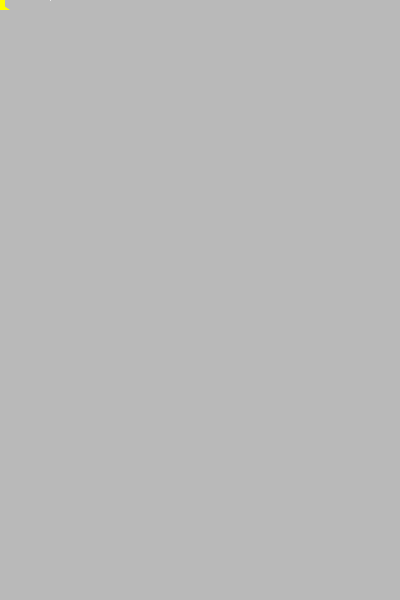
Frame 1 (no input)
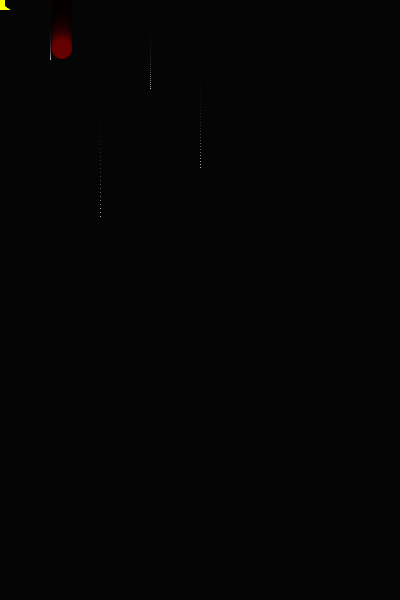
Frame 60 (the mouse pressed at the canvas centre just before this capture)
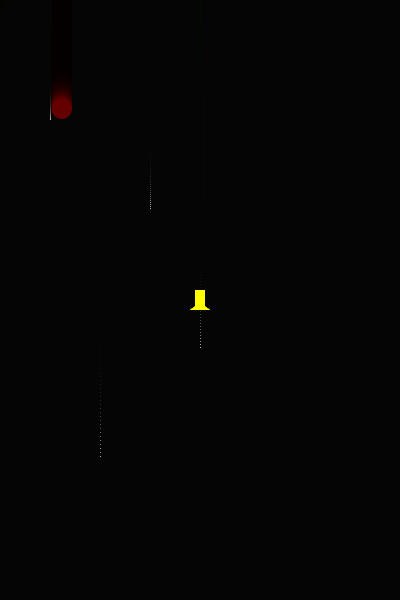
Frame 120 (the mouse held since frame 60 and released just before this capture)

The Processing sketch that drew these frames (run headless with seeded random() and noise(); from frame 60 on, the mouse is pressed at the canvas centre):

// Processing sketch: processing_54476
// ── processing_54476.pde

//declaration of variables to be used
boolean shot=false;
boolean alive=true;
int shotPosX=0;
int shotPosY=0;
float ball1X = random(0,width-20);
float ball1Y = -20;
float ball2X = random(0,width-20);
float ball2Y = -30;
float ball3X = random(0,width-20);
float ball3Y = -50;
float ballspd = 1;
int score = 0;
int hiscore = 0;
boolean c = true;

//starfield x,y values
float s1x = 50;
float s1y = 0;
float s2x = 200;
float s2y = -10;
float s3x = 100;
float s3y = -20;
float s4x = 400;
float s4y = -5;
float s5x = 150;
float s5y = -30;


//initial setup of screen size and anti-aliasing
void setup(){
  size(400,600);
  //drawing using corners of the bounding box of ellipses
  ellipseMode(CORNERS);
  smooth();
}

//time to animate!
void draw(){
  //framerate, bigger number for faster, smaller for slower
  frameRate(60);
  //redrawing the black space background
  noStroke();
  //opacity affected to give risidual trail
  fill(0,24);
  rectMode(CORNER);
  rect(0,0,width,height);
  
  
  
  //creating the starfield
  //each star is white and travels at different speeds
  stroke(255);
  strokeWeight(1);
  //when they reach the bottom, they respawn at the top in a random position
  if(s1y < height){
    point(s1x,s1y);
    s1y++;
  }else{
    s1x=random(0,width);
    s1y=0;
  }
  if(s2y < height){
    point(s2x,s2y);
    s2y+=3;
  }else{
    s2x=random(0,width);
    s2y=0;
  }
  if(s3y < height){
    point(s3x,s3y);
    s3y+=4;
  }else{
    s3x=random(0,width);
    s3y=0;
  }
  if(s4y < height){
    point(s4x,s4y);
    s4y++;
  }else{
    s4x=random(0,width);
    s4y=-10;
  }
  if(s5y < height){
    point(s5x,s5y);
    s5y+=2;
  }else{
    s5x=random(0,width);
    s5y=0;
  }

  
  
  
  
  
  //if the player is alive, draw the spaceship
  if(alive==true){
    //Drawing the Spaceship
    fill(255,255,0);
    noStroke();
    rectMode(CENTER);
    //body
    rect(mouseX,mouseY, 10, 20);
    //fins
    triangle(mouseX,mouseY+3,mouseX+10,mouseY+10,mouseX-10,mouseY+10);
  
    //Drawing the lazer shot if clicked
    if(shot==true){
      strokeWeight(1);
      stroke(0,255,0);
      line(shotPosX,shotPosY,shotPosX,shotPosY-10);
      shotPosY-=10;
      if(shotPosY<-5){
        shot=false;
      }
    }
    
    //collision check with asteroid 1 (basically if mouseX and mouseY fall in bounding box of asteroid
    if(mouseX > ball1X){
      if(mouseY > ball1Y){
        if(mouseX < ball1X+20){
          if(mouseY < ball1Y+20){
            alive=false;
            //draw an explosion when it hits
            fill(255,255,0);
            stroke(255,0,0);
            strokeWeight(10);
            ellipseMode(CENTER);
            ellipse(pmouseX,pmouseY,40,40);
            ellipseMode(CORNERS);
            noStroke();
            //display end message and score
            println("You are dead!");
            println("Asteroids shot: " + score +".");
            if(score>hiscore){
              hiscore = score;
              println("New Highscore!");
            }else{
              println("Highscore: " + hiscore);
            }
          }
        }
      }
    }
    //collision check with asteroid 2
    if(mouseX > ball2X){
      if(mouseY > ball2Y){
        if(mouseX < ball2X+20){
          if(mouseY < ball2Y+20){
            alive=false;
            println("You are dead!");
            //display end message and score
            println("Asteroids shot: " + score +".");
            if(score>hiscore){
              hiscore = score;
              println("New Highscore!");
            }else{
              println("Highscore: " + hiscore);
            }
          }
        }
      }
    }
    //collision check with asteroid 3
    if(mouseX > ball3X){
      if(mouseY > ball3Y){
        if(mouseX < ball3X+20){
          if(mouseY < ball3Y+20){
            alive=false;
            println("You are dead!");
            //display end message and score
            println("Asteroids shot: " + score +".");
            if(score>hiscore){
              hiscore = score;
              println("New Highscore!");
            }else{
              println("Highscore: " + hiscore);
            }
          }
        }
      }
    }
  }
  
  
  
  //Drawing asteroids
  //asteroid 1
  fill(100,0,0);
  noStroke();
  if(ball1Y < height){
    ellipse(ball1X, ball1Y, ball1X+20, ball1Y+20);
    ball1Y+=ballspd;
  }else{
    ball1X=random(0,width-20);
    ball1Y=-20;
  }
  //add another asteroid when doing well
  if(score>10){
    //asteroid 2
    fill(150,0,0);
    noStroke();
    if(ball2Y < height){
      ellipse(ball2X, ball2Y, ball2X+20, ball2Y+20);
      ball2Y+=ballspd+3;
    }else{
      ball2X=random(0,width-20);
      ball2Y=-20;
    }
  }
  //add third asteroid when doing well
  if(score>20){
    //asteroid 3
    fill(150,50,50);
    noStroke();
    if(ball3Y < height){
      ellipse(ball3X, ball3Y, ball3X+20, ball3Y+20);
      ball3Y+=ballspd+5;
    }else{
      ball3X=random(0,width-20);
      ball3Y=-20;
    }
  }
  //speed increases as score goes up
  if(score>30){
    ballspd=4;
    if(score>35){
      ballspd=5;
      if(score>40){
        ballspd=6;
      }
    }
  }
  
  
  
  
  //detecting collision of lazer and asteroid
  if(shotPosX > ball1X){
    if(shotPosY > ball1Y){
      if(shotPosX < ball1X+20){
        if(shotPosY < ball1Y+20){
          //draw an explosion when it hits
          fill(255,0,0);
          stroke(255,255,0);
          strokeWeight(10);
          ellipse(ball1X,ball1Y,ball1X+20,ball1Y+20);
          //reset the location of asteroid
          ball1X=random(0,width-20);
          ball1Y=-20;
          //increase the score
          score++;
        }
      }
    }
  }
  if(shotPosX > ball2X){
    if(shotPosY > ball2Y){
      if(shotPosX < ball2X+20){
        if(shotPosY < ball2Y+20){
          //draw an explosion when it hits
          fill(255,0,0);
          stroke(255,255,0);
          strokeWeight(10);
          ellipse(ball2X,ball2Y,ball2X+20,ball2Y+20);
          //reset the location of asteroid
          ball2X=random(0,width-20);
          ball2Y=-20;
          //increase the score
          score++;
        }
      }
    }
    if(shotPosX > ball3X){
      if(shotPosY > ball3Y){
        if(shotPosX < ball3X+20){
          if(shotPosY < ball3Y+20){
            //draw an explosion when it hits
            fill(255,0,0);
            stroke(255,255,0);
            strokeWeight(10);
            ellipse(ball3X,ball3Y,ball3X+20,ball3Y+20);
            //reset the location of asteroid
            ball3X=random(0,width-20);
            ball3Y=-20;
            //increase the score
            score++;
          }
        }
      }
    }
  }
}


//for shooting
void mousePressed(){
  //while the player is still alive
  if(alive==true){
    //and if there are no shots on ths creen
    if(shot==false){
      //sets the initial position of the lazer
      shot=true;
      shotPosY=mouseY+10;
      shotPosX=mouseX;
    }
  }
}



//for resetting life
void keyPressed(){
  //pressing space will reset the game
  if(key==' '){
    alive = true;
    score = 0;
    shot = false;
    ball1X = random(0,width-20);
    ball1Y = -20;
    ball2X = random(0,width-20);
    ball2Y = -30;
    ball3X = random(0,width-20);
    ball3Y = -50;
    ballspd = 1;
    println("Reset!");
  }
  //pressing c will make the mouse cursor disappear
  if(key=='c'){
    if(c==false){
      cursor();
      c=true;
    }else{
      noCursor();
      c=false;
    }
  }
}
